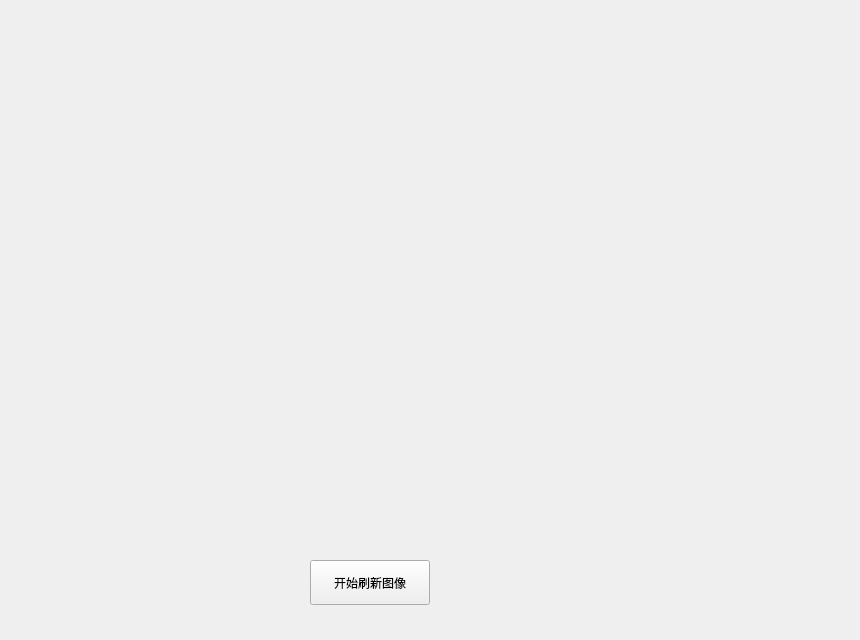
<?xml version="1.0" encoding="UTF-8"?>
<ui version="4.0">
 <class>QtGLImageClass</class>
 <widget class="QWidget" name="QtGLImageClass">
  <property name="geometry">
   <rect>
    <x>0</x>
    <y>0</y>
    <width>860</width>
    <height>640</height>
   </rect>
  </property>
  <property name="windowTitle">
   <string>QtGLImage</string>
  </property>
  <widget class="GL_Image" name="widget" native="true">
   <property name="geometry">
    <rect>
     <x>90</x>
     <y>40</y>
     <width>640</width>
     <height>480</height>
    </rect>
   </property>
  </widget>
  <widget class="QPushButton" name="btn_start">
   <property name="geometry">
    <rect>
     <x>310</x>
     <y>560</y>
     <width>120</width>
     <height>45</height>
    </rect>
   </property>
   <property name="text">
    <string>开始刷新图像</string>
   </property>
  </widget>
 </widget>
 <layoutdefault spacing="6" margin="11"/>
 <customwidgets>
  <customwidget>
   <class>GL_Image</class>
   <extends>QWidget</extends>
   <header>GL_Image.hpp</header>
   <container>1</container>
  </customwidget>
 </customwidgets>
 <resources>
  <include location="QtGLImage.qrc"/>
 </resources>
 <connections/>
</ui>
